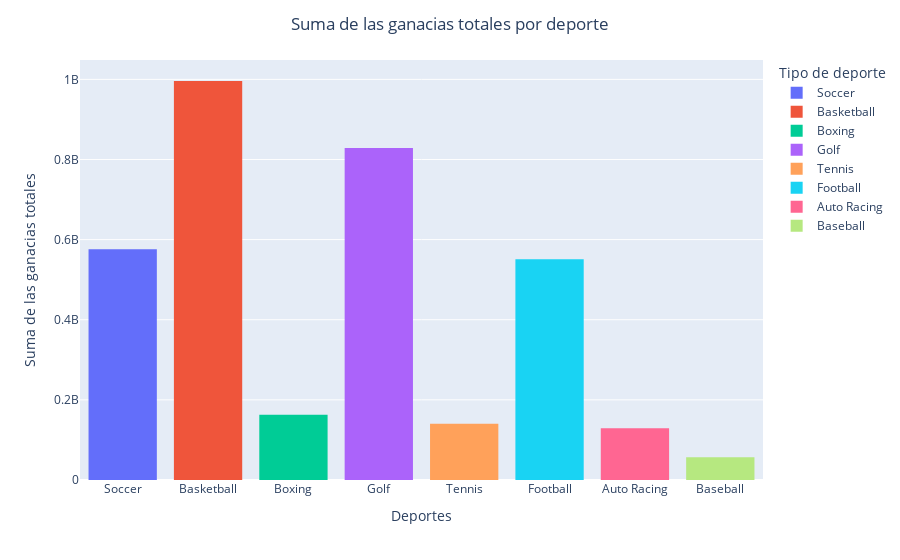

The cell this chart's notebook holds for it:
### Code cell
fg = px.histogram(df,y='Total Earnings',x ='Sport', color='Sport')
fg.update_layout(title_text = 'Suma de las ganacias totales por deporte',title_x=0.5)
fg.update_xaxes(title_text = 'Deportes')
fg.update_yaxes(title_text = 'Suma de las ganacias totales')
fg.update_legends(title_text = 'Tipo de deporte')

### Figure 1 — Plotly figure (JSON) as saved in the notebook; plotly's stock layout.template omitted (floating-point values rounded to 4 significant figures)
{"data": [{"alignmentgroup": "True", "bingroup": "x", "histfunc": "sum", "hovertemplate": "Sport=%{x}<br>sum of Total Earnings=%{y}<extra></extra>", "legendgroup": "Soccer", "marker": {"color": "#636efa", "pattern": {"shape": ""}}, "name": "Soccer", "offsetgroup": "Soccer", "orientation": "v", "showlegend": true, "type": "histogram", "x": ["Soccer", "Soccer", "Soccer", "Soccer", "Soccer", "Soccer"], "xaxis": "x", "y": [136000000, 130000000, 120000000, 85000000, 53000000, 52000000], "yaxis": "y"}, {"alignmentgroup": "True", "bingroup": "x", "histfunc": "sum", "hovertemplate": "Sport=%{x}<br>sum of Total Earnings=%{y}<extra></extra>", "legendgroup": "Basketball", "marker": {"color": "#EF553B", "pattern": {"shape": ""}}, "name": "Basketball", "offsetgroup": "Basketball", "orientation": "v", "showlegend": true, "type": "histogram", "x": ["Basketball", "Basketball", "Basketball", "Basketball", "Basketball", "Basketball", "Basketball", "Basketball", "Basketball", "Basketball", "Basketball", "Basketball", "Basketball", "Basketball", "Basketball"], "xaxis": "x", "y": [119500000, 100400000, 89100000, 87600000, 82100000, 60900000, 58600000, 55100000, 51500000, 50500000, 49800000, 48000000, 47800000, 47800000, 47200000], "yaxis": "y"}, {"alignmentgroup": "True", "bingroup": "x", "histfunc": "sum", "hovertemplate": "Sport=%{x}<br>sum of Total Earnings=%{y}<extra></extra>", "legendgroup": "Boxing", "marker": {"color": "#00cc96", "pattern": {"shape": ""}}, "name": "Boxing", "offsetgroup": "Boxing", "orientation": "v", "showlegend": true, "type": "histogram", "x": ["Boxing", "Boxing"], "xaxis": "x", "y": [110000000, 53000000], "yaxis": "y"}, {"alignmentgroup": "True", "bingroup": "x", "histfunc": "sum", "hovertemplate": "Sport=%{x}<br>sum of Total Earnings=%{y}<extra></extra>", "legendgroup": "Golf", "marker": {"color": "#ab63fa", "pattern": {"shape": ""}}, "name": "Golf", "offsetgroup": "Golf", "orientation": "v", "showlegend": true, "type": "histogram", "x": ["Golf", "Golf", "Golf", "Golf", "Golf", "Golf", "Golf", "Golf", "Golf", "Golf", "Golf", "Golf"], "xaxis": "x", "y": [107000000, 106000000, 80800000, 75100000, 73000000, 72000000, 69000000, 53000000, 52000000, 47500000, 47100000, 46000000], "yaxis": "y"}, {"alignmentgroup": "True", "bingroup": "x", "histfunc": "sum", "hovertemplate": "Sport=%{x}<br>sum of Total Earnings=%{y}<extra></extra>", "legendgroup": "Tennis", "marker": {"color": "#FFA15A", "pattern": {"shape": ""}}, "name": "Tennis", "offsetgroup": "Tennis", "orientation": "v", "showlegend": true, "type": "histogram", "x": ["Tennis", "Tennis"], "xaxis": "x", "y": [95100000, 45300000], "yaxis": "y"}, {"alignmentgroup": "True", "bingroup": "x", "histfunc": "sum", "hovertemplate": "Sport=%{x}<br>sum of Total Earnings=%{y}<extra></extra>", "legendgroup": "Football", "marker": {"color": "#19d3f3", "pattern": {"shape": ""}}, "name": "Football", "offsetgroup": "Football", "orientation": "v", "showlegend": true, "type": "histogram", "x": ["Football", "Football", "Football", "Football", "Football", "Football", "Football", "Football", "Football", "Football"], "xaxis": "x", "y": [85000000, 70500000, 59300000, 53000000, 48900000, 48600000, 48500000, 46000000, 45800000, 45200000], "yaxis": "y"}, {"alignmentgroup": "True", "bingroup": "x", "histfunc": "sum", "hovertemplate": "Sport=%{x}<br>sum of Total Earnings=%{y}<extra></extra>", "legendgroup": "Auto Racing", "marker": {"color": "#FF6692", "pattern": {"shape": ""}}, "name": "Auto Racing", "offsetgroup": "Auto Racing", "orientation": "v", "showlegend": true, "type": "histogram", "x": ["Auto Racing", "Auto Racing"], "xaxis": "x", "y": [65000000, 64000000], "yaxis": "y"}, {"alignmentgroup": "True", "bingroup": "x", "histfunc": "sum", "hovertemplate": "Sport=%{x}<br>sum of Total Earnings=%{y}<extra></extra>", "legendgroup": "Baseball", "marker": {"color": "#B6E880", "pattern": {"shape": ""}}, "name": "Baseball", "offsetgroup": "Baseball", "orientation": "v", "showlegend": true, "type": "histogram", "x": ["Baseball"], "xaxis": "x", "y": [56700000], "yaxis": "y"}], "layout": {"barmode": "relative", "legend": {"title": {"text": "Tipo de deporte"}, "tracegroupgap": 0}, "margin": {"t": 60}, "title": {"text": "Suma de las ganacias totales por deporte", "x": 0.5}, "xaxis": {"anchor": "y", "categoryarray": ["Soccer", "Basketball", "Boxing", "Golf", "Tennis", "Football", "Auto Racing", "Baseball"], "categoryorder": "array", "domain": [0, 1], "title": {"text": "Deportes"}}, "yaxis": {"anchor": "x", "domain": [0, 1], "title": {"text": "Suma de las ganacias totales"}}}}
